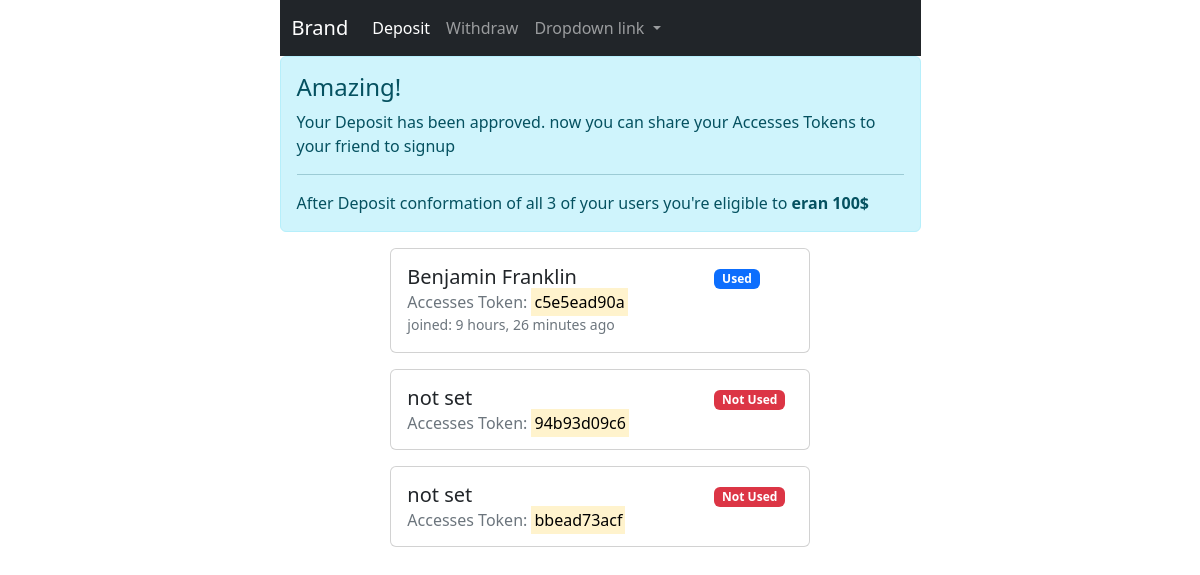
/ (signed in), run on an earlier commit of the app's database.
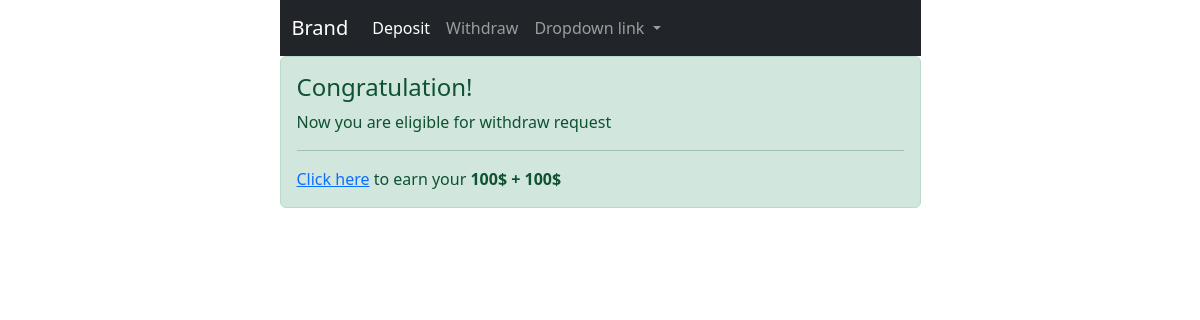
And on a later commit of the database.
### access_token/models.py (models this page shows, shortened)
class AccessToken(models.Model):
    access_token = models.CharField(max_length=128, verbose_name="Access Token", null=False, blank=False)
    representative = models.ForeignKey(User, on_delete=models.CASCADE,
                                       help_text="That user whom created this after deposit confirm",
                                       related_name='representative_id')
    user = models.ForeignKey(User, on_delete=models.CASCADE, help_text="user registered with this token", null=True,
                             blank=True)
    is_used = models.BooleanField(default=False, help_text='a user registered with this token')
    by_superuser = models.BooleanField(default=False, verbose_name='Create by admin',
                                       help_text="Super user Created this Accesses token manually")
    date = models.DateTimeField(verbose_name="Date", auto_now_add=True, null=True)
    objects = AccessTokenManager()

### users/models.py (models this page shows, shortened)
class User(AbstractBaseUser):
    email = models.EmailField(verbose_name='Email', max_length=60, unique=True)
    username = models.CharField(max_length=30, unique=True)
    fullname = models.CharField(max_length=30)
    country = CountryField(null=True)
    phone_number = PhoneNumberField(unique=True)
    date_joined = models.DateTimeField(verbose_name='Date Joined', auto_now_add=True)
    last_login = models.DateTimeField(verbose_name='Last login', auto_now=True)
    is_active = models.BooleanField(default=True)
    is_admin = models.BooleanField(default=False)
    is_staff = models.BooleanField(default=False)
    is_superuser = models.BooleanField(default=False)
    hide_email = models.BooleanField(default=True)
    objects = UserManager()
    USERNAME_FIELD = 'email'
    REQUIRED_FIELDS = ['username', ]
    def __str__(self):
        return self.email

### scam/views.py (the view)
# urls.py: path('', index, name='home'),
@login_required(login_url='/login')
def index(request):
    access_tokens = AccessToken.objects.filter(representative=request.user, by_superuser=False)
    is_deposit_exist_approved = Deposit.objects.check_deposit(request.user)
    check_deposit_3_users = Deposit.objects.check_deposit_3_users(request.user)
    context = {
        'access_tokens': access_tokens,
        'is_deposit_exist_approved': is_deposit_exist_approved,
        'check_deposit_3_users': check_deposit_3_users,
    }
    return render(request, 'index.html', context)

### financial/models.py (called while the page is built)
    def check_deposit(self, user):
        deposit_list = Deposit.objects.filter(user__email=user)
        for deposit in deposit_list:
            if deposit.is_approved:
                return True
        return False

    def check_deposit_3_users(self, user):
        ats = AccessToken.objects.filter(representative=user)
        for at in ats:
            deposits = Deposit.objects.filter(user__email=at.user)
            for deposit in deposits:
                if not deposit.is_approved:
                    return False
        return True

### templates/index.html (shortened to what this page needs)
{% extends 'shared/base.html' %}
{% block content %}
    {% if check_deposit_3_users %}
        <div class="alert alert-success" role="alert">
            <h4 class="alert-heading">Congratulation!</h4>
            <p>Now you are eligible for withdraw request</p>
            <hr>
            <p class="mb-0"><a href="{% url 'financial:withdraw' %}">Click here</a> to earn your <strong>100$ + 100$</strong>
            </p>
        </div>
    {% elif is_deposit_exist_approved %}
        <div class="alert alert-info" role="alert">
            <h4 class="alert-heading">Amazing!</h4>
            <p>Your Deposit has been approved. now you can share your Accesses Tokens to your friend to signup</p>
            <hr>
            <p class="mb-0">After Deposit conformation of all 3 of your users you're eligible to <strong>eran
                100$</strong>
            </p>
        </div>
        {% for access_token in access_tokens %}
            <div class="row">
                <div class="col-md-2"></div>
                <div class="col-lg-8">
                    <div class="card mb-3" style="max-width: 540px;">
                        <div class="row g-0">
                            <div class="card-body">
                                <div class="row">
                                    <div class="col-9">
                                        {% if access_token.user is None %}
                                            <h5 class="card-title">not set</h5>
                                        {% else %}
                                            <h5 class="card-title">{{ access_token.user.fullname }}</h5>
                                        {% endif %}
                                    </div>
                                    {% if access_token.user is None %}
                                        <div class="col-3 text-right"><span class="badge bg-danger">Not Used</span>
                                        </div>
                                    {% else %}
                                        <div class="col-3 text-right"><span class="badge bg-primary">Used</span>
                                        </div>
                                    {% endif %}
                                </div>
                                <h6 class="card-subtitle text-muted">Accesses Token:
                                    <mark>{{ access_token.access_token }}</mark>
                                </h6>
                                {% if access_token.user.date_joined %}
                                    <p class="card-text"><small class="text-muted">
                                        joined: {{ access_token.user.date_joined|timesince }} ago</small>
                                    </p>
                                {% endif %}
                            </div>
                        </div>
                    </div>
                </div>
                <div class="col-md-2"></div>
            </div>
        {% endfor %}
    {% else %}
        <div class="alert alert-warning">
            you are few step away to <strong>earn your 100$ +100$</strong>!
            <a href="{% url 'financial:deposit' %}">Click here</a> to Charge your account.
            if you requested before please wait for conformation
        </div>
    {% endif %}
{% endblock %}

What changed in the data, as far as the page shows it:
no longer on this page (row unchanged): AccessToken: user.fullname "Benjamin Franklin", shows "Used", access_token "c5e5ead90a", user.date_joined "9 hours, 26 minutes"
no longer on this page (row edited): AccessToken: shows "not set", shows "Not Used", access_token "94b93d09c6"
no longer on this page (row edited): AccessToken: shows "not set", shows "Not Used", access_token "bbead73acf"
Also different on the page:
text no longer shown: "Amazing! Your Deposit has been approved. now you can share your Accesses Tokens to your friend to signup After Deposit conformation of all 3 of your users you're eligible to eran 100$"
text now shown: "Congratulation! Now you are eligible for withdraw request Click here to earn your 100$ + 100$"
